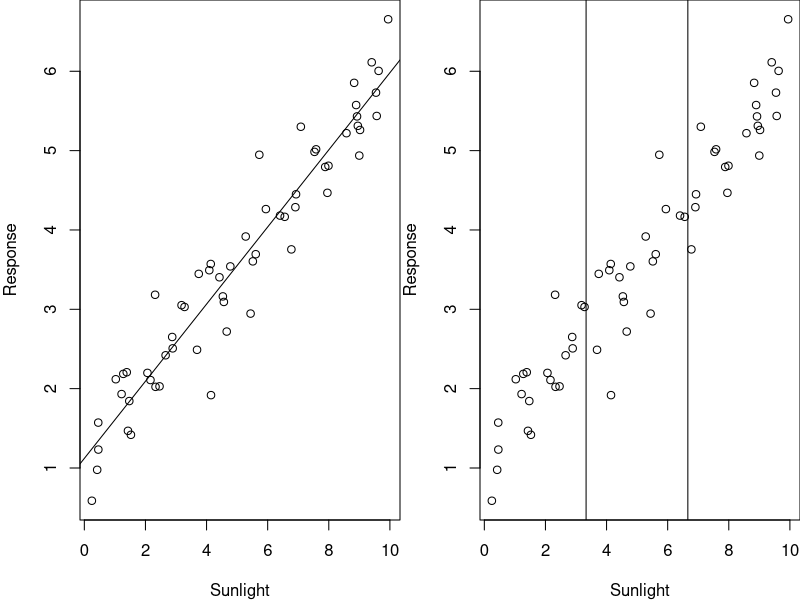
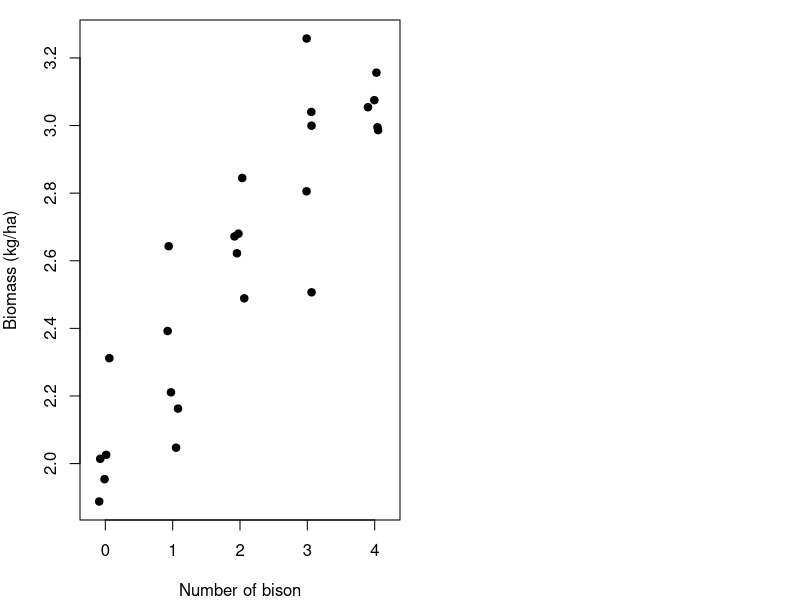
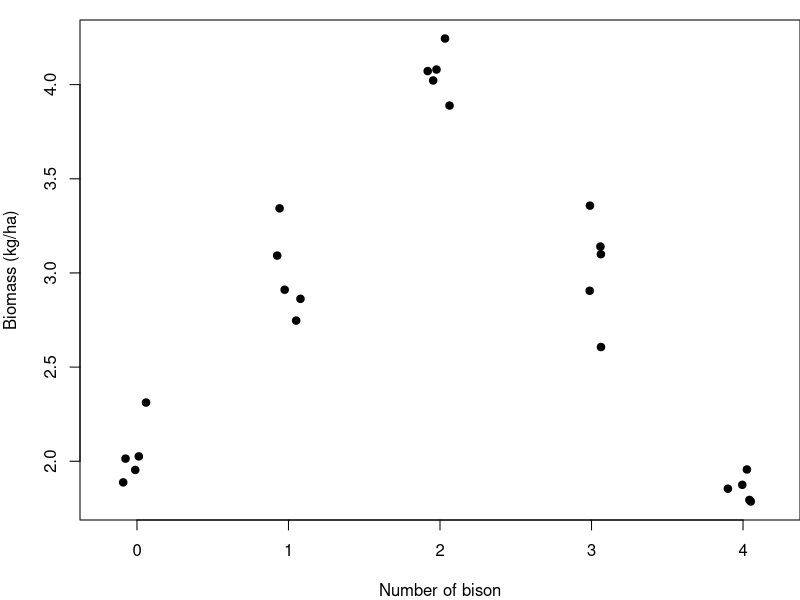
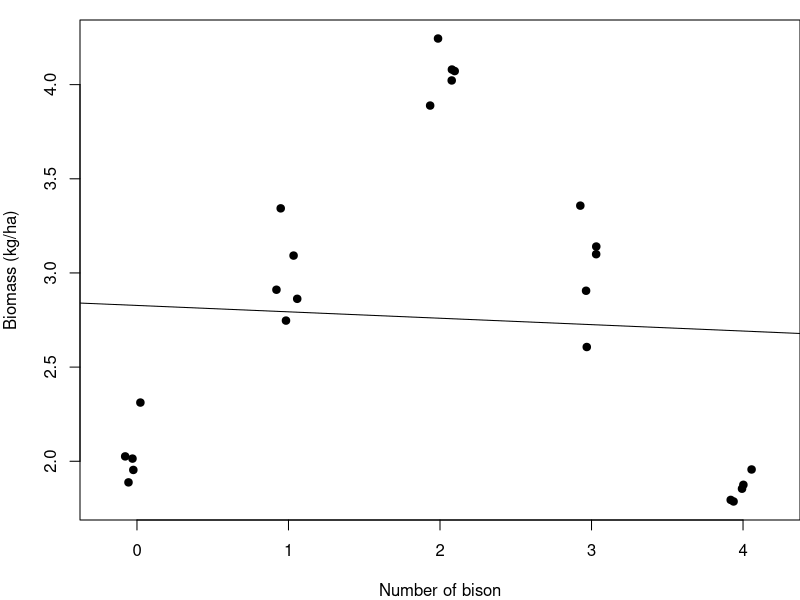
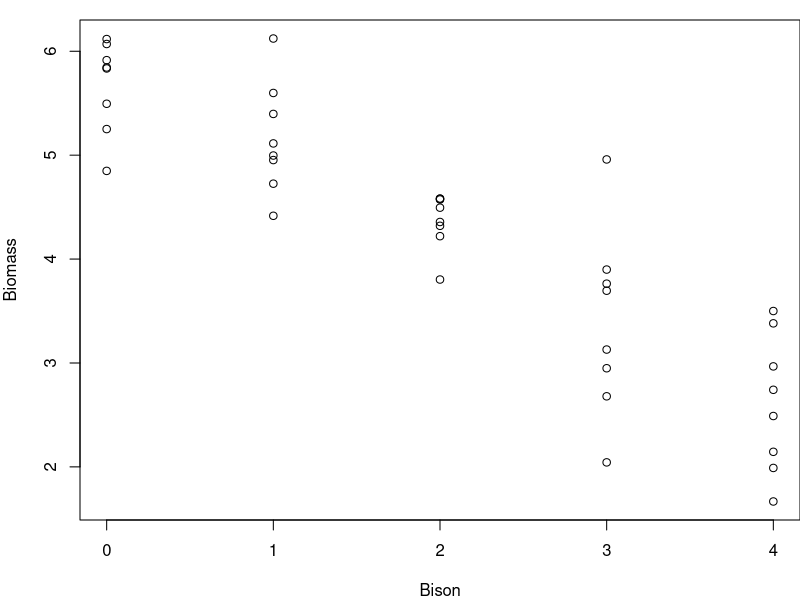
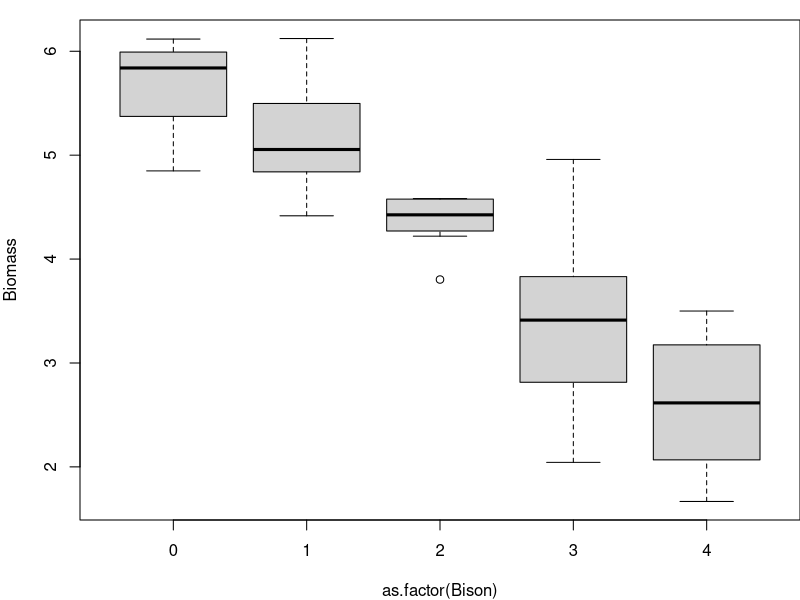
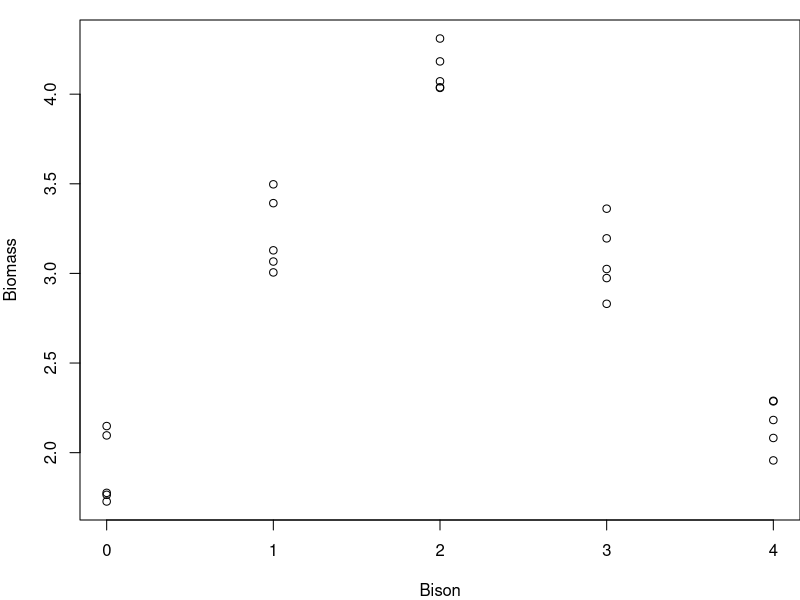

R code for these plots, in order: (Note: this script raises an error after producing the figures.)
## ---- chunk 1

knitr::opts_chunk$set(
	echo = TRUE,
	message = FALSE,
	warning = FALSE,
	cache = TRUE
)
## ---- chunk 2

#  NRES 710, Analysis of Categorical Data (cont.)
#     University of Nevada, Reno
#     Continuous or Categorical Data?

## ---- chunk 3
# Set the seed for reproducibility & set graphing parameter
set.seed(123); par(mar=c(4,4,0,0)); par(mfrow=c(1,2))

# First dataset
# X variable
n <- 60
x <- runif(n, 0, 10)

# Error
error <- rnorm(n, 0, 0.5)

# Y variable
y <- 1 + 0.5*x + error

# Create dataframe
datum <- data.frame(Sunlight = x, Response = y)

# Plot w/ regression
plot(Response ~ Sunlight, data = datum)
abline(lm(Response ~ Sunlight, data=datum))

# Plot w/ binning
plot(Response ~ Sunlight, data = datum)
abline(v=3.33)
abline(v=6.66)
## ---- chunk 4
# # Set the seed for reproducibility & set graphing parameter
# set.seed(123); par(mar=c(4,4,0,0)); par(mfrow=c(1,2))
# 
# # First dataset
# # X variable
# n <- 40
# x <- factor(c(rep("Ag", 10), rep("Forest", 10), rep("Urban", 10), rep("Wetland", 10)))
# dummy <- data.frame(model.matrix(~ x - 1))
# colnames(dummy) <- c("Ag", "Forest", "Urban", "Wetland")
# 
# # Simulate error
# Error <- rnorm(length(x), 0, 0.1)
# 
# # Predict Y
# Response <- 0.85 - 0.25 * dummy$Forest - 0.35 * dummy$Urban - 0.15 * dummy$Wetland + Error
# 
# # Dataframe
# datum <- data.frame(Habitat = x, Response)
# 
# # Plot
# plot(Response ~ Habitat, data = datum)
## ---- chunk 5
# Set the seed for reproducibility
set.seed(123)

# Graph
par(mar = c(4,4,1,0))

# Simulate the binomial X-variable (sex)
n <- 25
x <- c(rep(0, 5), rep(1, 5), rep(2, 5), rep(3, 5), rep(4, 5))

# error
error <- rnorm(n, 0, 0.2)

# Simulate continuous y-variable data
y <- 2 + x*0.3 + error

# Create dataframe
datum <- data.frame(Bison = x, Biomass = y)

# Plot
stripchart(Biomass ~ Bison, data = datum, vertical = TRUE, method = "jitter",
           pch = 19, xlab = "Number of bison", ylab = "Biomass (kg/ha)")
## ---- chunk 6
# Load necessary libraries
library(knitr)
#library(kableExtra)

# Create the data frame
data <- data.frame(
  #Group = c("Normality", "Linearity", "Homoscedasticity", "No autocorrelation"),
  `Continuous X` = c("**Simple model - 1 beta**", "**No worries about inflating Type I error**", "**1 results sentence**",  "**Interpolation/extrapolation**", "Assumption of linearity", "**More power***"),
  `Categorical X` = c("Complicated - 3 betas", "Post-hoc test", "10 sentences", "No predictions", "**No assumption of linearity**", "Less power*")
)

# Create the table
kable(data, col.names = c("Continuous X", "Categorical X")) #%>%
  #kable_styling(full_width = FALSE)

## ---- chunk 7
# Set the seed for reproducibility
set.seed(123)

# Graph
par(mar = c(4,4,1,0), mfrow=c(1,1))

# Simulate the binomial X-variable (sex)
n <- 25
x <- c(rep(0, 5), rep(1, 5), rep(2, 5), rep(3, 5), rep(4, 5))

# Error
error <- rnorm(n, 0, 0.2)

# Dummy code x
dummy <- data.frame(x = as.factor(x))
dummy <- data.frame(model.matrix(~ dummy$x - 1, data=dummy))
colnames(dummy) <- c("Zero", "One", "Two", "Three", "Four")

# Simulate continuous y-variable data
y <- 2 + dummy$One * 1 + dummy$Two * 2 + dummy$Three * 1 + dummy$Four * 0 + error

# Create dataframe
datum <- data.frame(Bison = x, Biomass = y)

# Plot
stripchart(Biomass ~ Bison, data = datum, vertical = TRUE, method = "jitter",
           pch = 19, xlab = "Number of bison", ylab = "Biomass (kg/ha)")
## ---- chunk 8
# Aesthetics
par(mar = c(4,4,1,0), mfrow=c(1,1))

# Plot again
stripchart(Biomass ~ Bison, data = datum, vertical = TRUE, method = "jitter",
           pch = 19, xlab = "Number of bison", ylab = "Biomass (kg/ha)")

# Regression analysis
results <- lm(Biomass ~ Bison, data=datum)
abline(results)
## ---- chunk 9
### Code for F-Drop tests

# Read in the data
datum <- read.csv("lecture_10_dataset1.csv")
head(datum)

# Plot the data
plot(Biomass ~ Bison, data = datum)
# In this case, R saws numbers in the 'Bison' column and treated the variable as continuous

# Plot the data with X as a categorical variable
plot(Biomass ~ as.factor(Bison), data = datum)

## ---- chunk 10
# Run a regression, where we treat Bison as continuous
results <- lm(Biomass ~ Bison, data = datum)
summary(results)

## ---- chunk 11
# Run an ANOVA - treat Bison as categorical
results2 <- lm(Biomass ~ as.factor(Bison), data = datum)
# use the as.factor function to get R to treat 'Bison' as continuous
summary(results2)

## ---- chunk 12
# Conduct the F-drop test
anova(results2, results)
# The two models we have are the arguments
# Usually, you should list the more complicated model first (the one with more betas)
# Note: the two models can't have the same number of parameters
# A significant p-value means the more complex model is a significant improvement in fit
# A non-significant p-value means the simpler model is adequate
# Note: RSS (which is the same thing as SSE) is always lower in the more complex model

## ---- chunk 13
# Read in the data
datum <- read.csv("lecture_10_dataset2.csv")
head(datum)

# Plot the data
plot(Biomass ~ Bison, data = datum)

## ---- chunk 14
# BONUS: How to fit a quadratic curve to data when x is continuous

# Fit a linear model
results <- lm(Biomass ~ Bison, data = datum)

#Fit a quadratic curve to data when x is continuous
results3 <- lm(Biomass ~ Bison + I(Bison^2), data = datum)
anova(results3, results)

## ---- chunk 15
# Read in dataset 1
datum <- read.csv("lecture_10_dataset1.csv")

# Simple linear model
results <- lm(Biomass ~ Bison, data = datum)
summary(results)

## ---- chunk 16
# Build three models varying in complexity
results0 <- lm(Biomass ~ 1, data = datum) # no effects; 'model of mean'
summary(results0)
results1 <- lm(Biomass ~ Bison, data = datum) # simple linear model
summary(results1)
results2 <- lm(Biomass ~ Bison + I(Bison^2), data = datum) # simple linear model
summary(results2)

# F-drop test comparing results0 to results1
anova(results1, results0) # p-value here is same as marginal p-val from summary(results1)
anova(results2, results1) # p-value here is same as marginal p-val from summary(results2)
# So, the marginal p-values are F-drop tests comparing a more complex model w/ the extra
# effect to more simple models without the extra effect

# Another example: compare model with bison treated as categorical variable to a
# model with no effect of bison
results3 <- lm(Biomass ~ as.factor(Bison), data = datum)
summary(results3)
anova(results3, results0)
# p-value here is same as ANOVA p-value from bottom of summary(results3),
# so F-drop test can also evaluate significance of categorical variables with multiple
# betas


## ---- chunk 17
###################### 'Truth' ######################## 
### Lecture 10: code to simulate data for F-drop tests 

# Set the seed for reproducibility
set.seed(111)

## First dataset
# X variable
Bison <- c(rep(0, 8), rep(1, 8), rep(2, 8), rep(3, 8), rep(4, 8))

# Error
error <- rnorm(length(Bison), 0, 0.5)

# Y variable
Biomass <- 6 - 0.8*Bison + error

# Create dataframe
datum <- data.frame(Bison, Biomass)

# Save the CSV file
write.csv(datum, "lecture_10_dataset1.csv", row.names = FALSE)

## Second dataset
# X variable
n <- 25
x <- c(rep(0, 5), rep(1, 5), rep(2, 5), rep(3, 5), rep(4, 5))

# Error
error <- rnorm(n, 0, 0.2)

# Dummy code x
dummy <- data.frame(x = as.factor(x))
dummy <- data.frame(model.matrix(~ dummy$x - 1, data=dummy))
colnames(dummy) <- c("Zero", "One", "Two", "Three", "Four")

# Simulate continuous y-variable data
y <- 2 + dummy$One * 1 + dummy$Two * 2 + dummy$Three * 1 + dummy$Four * 0 + error

# Create dataframe
datum <- data.frame(Bison = x, Biomass = y)

# Save the CSV file
write.csv(datum, "lecture_10_dataset2.csv", row.names = FALSE)
